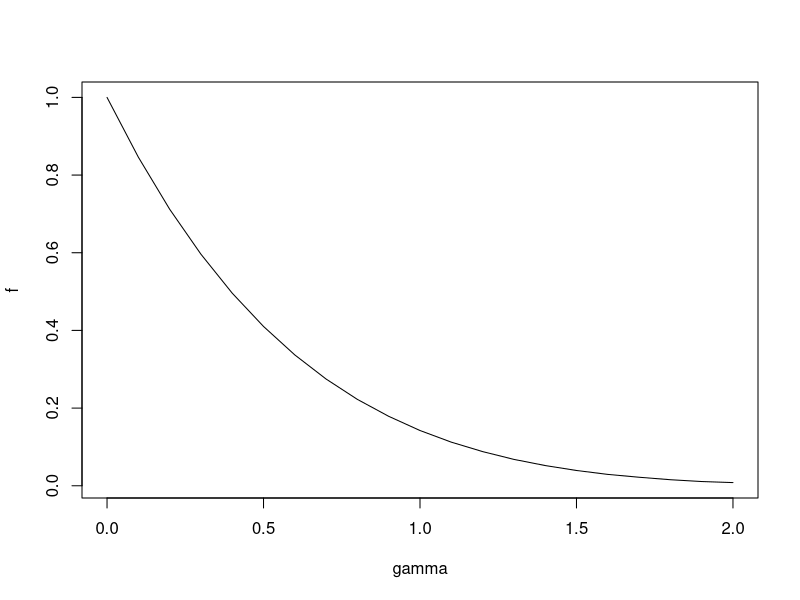

The R script that drew this image:
rescale_sd <- function(p, gamma, beta, iterations) {
  X <- cbind(1, matrix(exp(rnorm(iterations * p)), iterations, p))
  sigma_sq_unscaled <- (X %*% beta)^(2 * gamma)
  1 / sqrt(mean(sigma_sq_unscaled))
}

gamma <- seq(0,2,0.1)
f <- sapply(gamma, rescale_sd, p = 4, beta = c(1,1,1,1,0), iterations = 10^6)
cbind(gamma, f)
plot(f ~ gamma, type = "l")

sim_MacKinnon <- function(n, p, beta, gamma, f) {
  X <- cbind(1, matrix(exp(rnorm(n * p)), n, p))
  sigma <- f * (X %*% beta)^gamma
  y <- X %*% beta + rnorm(n, sd = sigma)
  
  lm_fit <- lm.fit(X, y)
  beta_hat <- lm_fit$coefficients
  res <- lm_fit$residuals
  M <- chol2inv(chol(crossprod(X)))
  sd_hom <- sqrt(diag(M) * sum(res^2) / (n - p - 1))
  sd_het <- sqrt(diag(crossprod(res * X %*% M)) * n / (n - p - 1))
  cbind(hom = sd_hom, het = sd_het)
}

n <- 40
p <- 4
beta <- c(1,1,1,1,0)
gamma <- 1
f <- rescale_sd(p, gamma, beta, iterations = 10^7)
SD_replicates <- replicate(10000, sim_MacKinnon(n, p, beta, gamma, f))
SD_comparison <- apply(SD_replicates, c(1,2), mean)
SD_comparison[,"het"] / SD_comparison[,"hom"]
